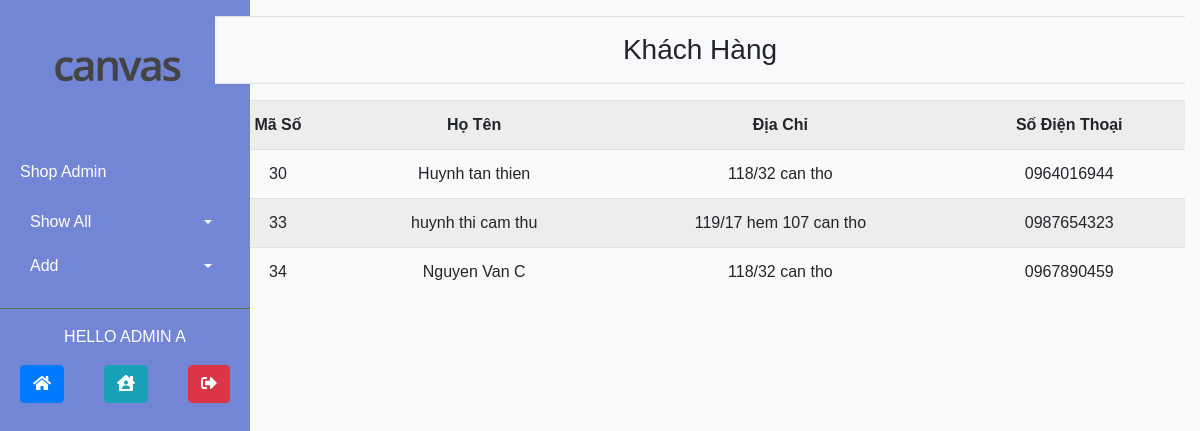
The app's page /Resoures/php/showallcustomer.php (signed in) with its own data.
### tables this page shows
CREATE TABLE `khachhang` (
  `MSKH` int(5) NOT NULL,
  `HoTenKH` varchar(50) NOT NULL,
  `DiaChi` varchar(50) NOT NULL,
  `SDT` varchar(10) NOT NULL
);

### Resoures/php/showallcustomer.php (the view, shortened to what this page needs)
<?php session_start();
	if(!isset($_SESSION["admin"])){
		echo '<script type="text/javascript">window.history.back();</script>';
	}else{
		?>
<!DOCTYPE html>
<html lang="en">
<head>
	<link rel="stylesheet" type="text/css" href="../bootstrap/css/bootstrap.min.css">
	<link rel="stylesheet" type="text/css" href="../css/style_admin.css">
	<link rel="stylesheet" href="../fontawesome/css/all.css">
</head>
<body>
	<div class="container-fluid">
		<div class="row">
			<div class="col-2">
				<?php include 'admin_nav.php';?>
			</div>
			<div class="col-md-10">
				<?php
				include 'connect.php';
				$sql = "SELECT * FROM `khachhang`";
				$result = mysqli_query($connect,$sql);
				?>
				<div class="sticky-top text-center bg-light">
					<hr><h3>Khách Hàng</h3><hr>
				</div>
				<table class="table table-striped text-center">
					<tr>
						<th>Mã Số</th>
						<th>Họ Tên</th>
						<th>Địa Chỉ</th>
						<th>Số Điện Thoại</th>
					</tr>
					<?php
						while($row = mysqli_fetch_array($result)){
							echo "<tr>";
							echo "<td>".$row['MSKH']."</td>";
							echo "<td>".$row['HoTenKH']."</td>";
							echo "<td>".$row['DiaChi']."</td>";
                            echo "<td>".$row['SDT']."</td>";
							echo "</tr>";
						}
					?>
				</table>
			</div>
		</div>
	</div>
</body>
</html>
<?php
	}
	?>

### Resoures/css/style_admin.css (style rules this page uses)
body { font-family: 'Poppins' , sans-serif; background: #fafafa; }

### records on screen
khachhang: MSKH "30", HoTenKH "Huynh tan thien", DiaChi "118/32 can tho", SDT "0964016944"
khachhang: MSKH "33", HoTenKH "huynh thi cam thu", DiaChi "119/17 hem 107 can tho", SDT "0987654323"
khachhang: MSKH "34", HoTenKH "Nguyen Van C", DiaChi "118/32 can tho", SDT "0967890459"

### other values on screen
$_SESSION['User_Name'] "ADMIN A"
